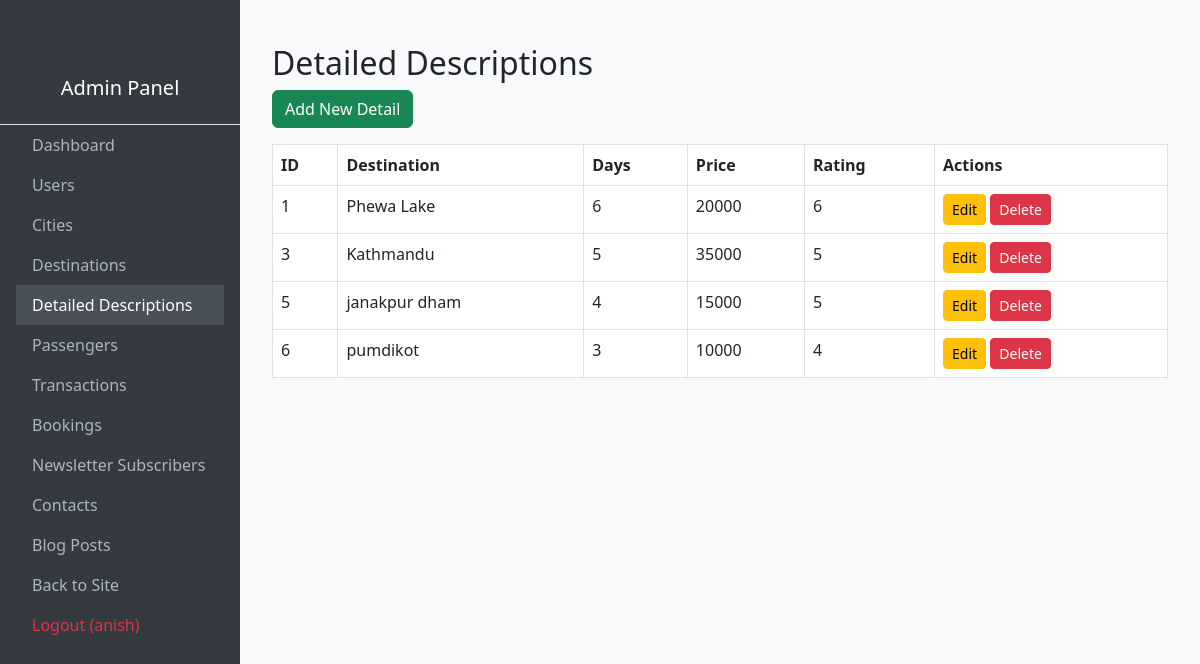
The app's page /admin-panel/details/ (signed in) with its own data.
### yatra/models.py (models this page shows, shortened)
class DetailedDescription(models.Model):
    destination = models.ForeignKey(Destination, on_delete=models.CASCADE, related_name="details")
    days = models.IntegerField(default=5)
    price = models.IntegerField(default=20000)
    rating = models.IntegerField(default=5)
    img1 = models.ImageField(upload_to='pics')
    img2 = models.ImageField(upload_to='pics')
    desc = models.TextField()
    day1 = models.CharField(max_length=200, blank=True)
    day2 = models.CharField(max_length=200, blank=True)
    day3 = models.CharField(max_length=200, blank=True)
    day4 = models.CharField(max_length=200, blank=True)
    day5 = models.CharField(max_length=200, blank=True)
    day6 = models.CharField(max_length=200, blank=True)

class Destination(models.Model):
    city = models.ForeignKey(City, on_delete=models.CASCADE, related_name="destinations")
    name = models.CharField(max_length=50)
    img1 = models.ImageField(upload_to='pics')
    img2 = models.ImageField(upload_to='pics')

### adminpanel/views.py (the view)
# urls.py: path('details/', views.detail_list, name='admin_detail_list'),
@staff_member_required
def detail_list(request):
    details = DetailedDescription.objects.all()
    return render(request, 'adminpanel/detail_list.html', {'details': details})

### Templates/adminpanel/detail_list.html
{% extends "base.html" %}
{% block content %}
<div class="container mt-4">
    <h2>Detailed Descriptions</h2>
    <a href="{% url 'admin_detail_create' %}" class="btn btn-success mb-3">Add New Detail</a>
    <table class="table table-bordered table-hover">
        <thead>
            <tr><th>ID</th><th>Destination</th><th>Days</th><th>Price</th><th>Rating</th><th>Actions</th></tr>
        </thead>
        <tbody>
            {% for detail in details %}
            <tr>
                <td>{{ detail.id }}</td>
                <td>{{ detail.destination.name }}</td>
                <td>{{ detail.days }}</td>
                <td>{{ detail.price }}</td>
                <td>{{ detail.rating }}</td>
                <td>
                    <a href="{% url 'admin_detail_edit' detail.id %}" class="btn btn-warning btn-sm">Edit</a>
                    <a href="{% url 'admin_detail_delete' detail.id %}" class="btn btn-danger btn-sm">Delete</a>
                </td>
            </tr>
            {% empty %}
            <tr><td colspan="6">No details found.</td></tr>
            {% endfor %}
        </tbody>
    </table>
</div>
{% endblock %}

### Templates/base.html (shortened to what this page needs)
<!DOCTYPE html>
<html lang="en">
<head>
    <link href="https://cdn.jsdelivr.net/npm/bootstrap@5.3.0/dist/css/bootstrap.min.css" rel="stylesheet">
</head>
<body>
<div class="sidebar d-flex flex-column position-fixed">
    <div class="text-center py-3 border-bottom">
        <h5>Admin Panel</h5>
    </div>
    <nav class="nav flex-column px-3">
        <a class="nav-link {% if request.path == '/' or request.path == '/admin-panel/' %}active{% endif %}" href="{% url 'admin_dashboard' %}">Dashboard</a>
        <a class="nav-link {% if 'user' in request.path %}active{% endif %}" href="{% url 'admin_user_list' %}">Users</a>
        <a class="nav-link {% if 'city' in request.path %}active{% endif %}" href="{% url 'admin_city_list' %}">Cities</a>
        <a class="nav-link {% if 'destination' in request.path %}active{% endif %}" href="{% url 'admin_destination_list' %}">Destinations</a>
        <a class="nav-link {% if 'detail' in request.path %}active{% endif %}" href="{% url 'admin_detail_list' %}">Detailed Descriptions</a>
        <a class="nav-link {% if 'passenger' in request.path %}active{% endif %}" href="{% url 'admin_passenger_list' %}">Passengers</a>
        <a class="nav-link {% if 'transaction' in request.path %}active{% endif %}" href="{% url 'admin_transaction_list' %}">Transactions</a>
        <a class="nav-link {% if 'booking' in request.path %}active{% endif %}" href="{% url 'admin_booking_list' %}">Bookings</a>
        <a class="nav-link {% if 'newsletter' in request.path %}active{% endif %}" href="{% url 'admin_newsletter_list' %}">Newsletter Subscribers</a>
        <a class="nav-link {% if 'contact' in request.path %}active{% endif %}" href="{% url 'admin_contact_list' %}">Contacts</a>
        <a class="nav-link {% if 'blogpost' in request.path %}active{% endif %}" href="{% url 'admin_blogpost_list' %}">Blog Posts</a>
        <a class="nav-link" href="/">Back to Site</a>
        {% if request.user.is_authenticated %}
            <a class="nav-link text-danger" href="{% url 'logout' %}">Logout ({{ request.user.username }})</a>
        {% endif %}
    </nav>
</div>
<div class="content">
    {% block content %}
    {% endblock %}
</div>
</body>
</html>

### Templates/base.html (style rules this page uses)
body { min-height: 100vh; display: flex; }
.sidebar { width: 240px; background-color: #343a40; padding-top: 60px; position: fixed; top: 0; bottom: 0; color: white; overflow-y: auto; }
.sidebar .nav-link { color: #adb5bd; }
.sidebar .nav-link:hover, .sidebar .nav-link.active { background-color: #495057; color: white; }
.content { margin-left: 240px; padding: 20px; flex-grow: 1; background-color: #f8f9fa; width: 100%; }

### records on screen
DetailedDescription: id "1", destination.name "Phewa Lake", days "6", price "20000", rating "6"
DetailedDescription: id "3", destination.name "Kathmandu", days "5", price "35000", rating "5"
DetailedDescription: id "5", destination.name "janakpur dham", days "4", price "15000", rating "5"
DetailedDescription: id "6", destination.name "pumdikot", days "3", price "10000", rating "4"

### other values on screen
{{ request.user.username }} "anish"
